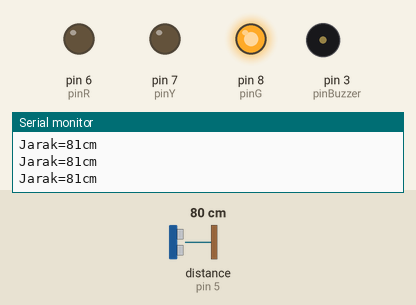
Simulated run of this sketch. Board: Arduino Uno, built with avr-gcc and run on an emulated ATmega328P. Parts: output pins drawn as LEDs (lit = HIGH), buzzer (waves = sounding), the last lines printed to the serial monitor. Inputs (shaded band) come from the test bench; at power-on: distance to the obstacle (sensor on pin 5) 80 cm. The echo pulse lasts 58.3 µs per cm.

Above: at 1.2 s.
1.3 s: distance to the obstacle (sensor on pin 5) set to 73 cm
2.8 s: distance to the obstacle (sensor on pin 5) set to 68 cm
At 3.2 s:
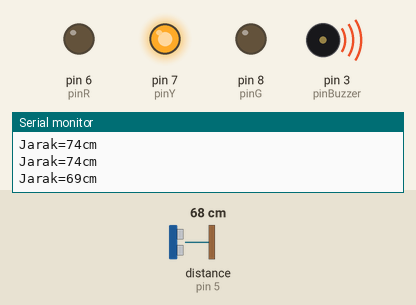
4.3 s: distance to the obstacle (sensor on pin 5) set to 120 cm
At 5.4 s:
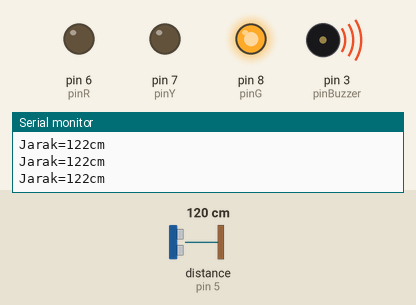
6.0 s: distance to the obstacle (sensor on pin 5) set to 2 cm
At 7.3 s:
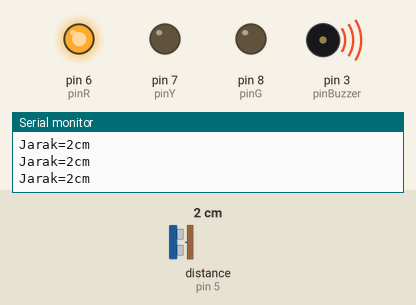
7.6 s: distance to the obstacle (sensor on pin 5) set to 18 cm
9.1 s: distance to the obstacle (sensor on pin 5) set to 22 cm
At 10.0 s:
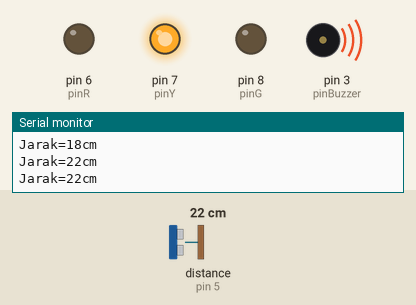
Timing chart, 0 to 11.7 s (numbered marks = the images above; inputs shaded):
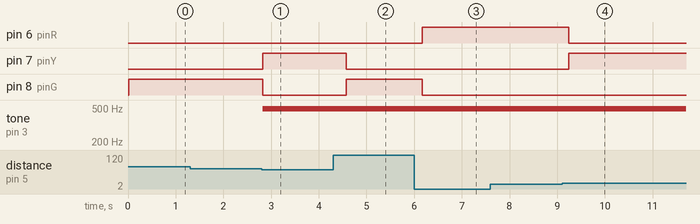

The sketch:

6_sensorultrasonikchallenge.ino
```cpp
#include <DallasTemperature.h>
#include <NewPing.h>
#include <OneWire.h>

// INISIALISASI
int pinSuhu = 2;
int pinBuzzer = 3;
int pinTrigger = 4;
int pinEcho = 5;
int pinR = 6;
int pinY = 7;
int pinG = 8;

int BATAS = 20 * 100;

// Sensor Suhu
OneWire oneWire(pinSuhu);
DallasTemperature sensors(&oneWire);

// Sensor Ultrasonik
NewPing cm(pinTrigger, pinEcho, BATAS);

void setup() {
  Serial.begin(9600);
  sensors.begin();
  pinMode(pinBuzzer, OUTPUT);
  pinMode(pinR, OUTPUT);
  pinMode(pinY, OUTPUT);
  pinMode(pinG, OUTPUT);
}

void setLed(int r, int y, int g){
  digitalWrite(pinR, r);
  digitalWrite(pinY, y);
  digitalWrite(pinG, g);
}

void fastBuzz(){
  analogWrite(pinBuzzer, 180);
  delay(80);
  analogWrite(pinBuzzer, 0);
  delay(80);
}

void slowBuzz(){
  analogWrite(pinBuzzer, 180);
  delay(180);
  analogWrite(pinBuzzer, 0);
  delay(400);
}

void loop() {

  // BACA DATA
  unsigned long bacaJarak = cm.ping_cm();

  Serial.println("Jarak=" + String(bacaJarak) + "cm");

  if(bacaJarak > 0 && bacaJarak <= 20){
    fastBuzz();
    setLed(HIGH, LOW, LOW);
  } else if (bacaJarak > 0 && bacaJarak <= 71) {
    setLed(LOW, HIGH, LOW);
    slowBuzz();
  } else {
    setLed(LOW,LOW,HIGH);
  }

}
```

Measured:
- the behaviour switches between 71 and 70 cm on distance to the obstacle (sensor on pin 5) (found by bisection; images 0 and 1)
- the behaviour switches between 20 and 21 cm on distance to the obstacle (sensor on pin 5) (found by bisection; images 3 and 4)
- after the input at 2.8 s, pin 7 (pinY): LOW → HIGH at once; pin 8 (pinG): HIGH → LOW at once; tone on pin 3 (pinBuzzer): silent → 490 Hz at once
- after the input at 4.3 s, pin 7 (pinY): HIGH → LOW after 0.28 s; pin 8 (pinG): LOW → HIGH after 0.28 s
- after the input at 6.0 s, pin 6 (pinR): LOW → HIGH after 0.17 s; pin 8 (pinG): HIGH → LOW after 0.17 s
- after the input at 9.1 s, pin 6 (pinR): HIGH → LOW after 0.14 s; pin 7 (pinY): LOW → HIGH after 0.14 s
